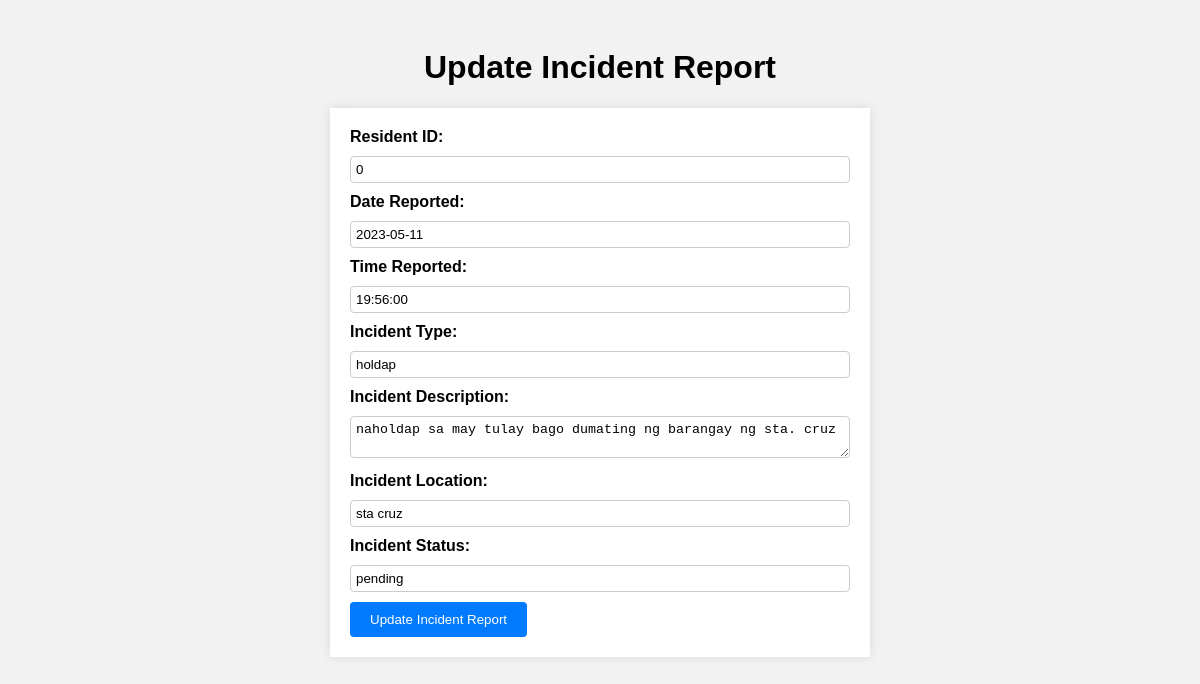
The page /Admin/functions/IncidentReports/update-incident.php?id=2 on the database its author committed.
### tables this page shows
CREATE TABLE `resident_incident_report` (
  `id` int(11) NOT NULL AUTO_INCREMENT,
  `resident_id` int(11) DEFAULT NULL,
  `date_reported` date DEFAULT NULL,
  `time_reported` time DEFAULT NULL,
  `incident_type` varchar(255) DEFAULT NULL,
  `incident_description` text DEFAULT NULL,
  `incident_location` varchar(255) DEFAULT NULL,
  `incident_status` varchar(255) DEFAULT NULL,
  `date_created` datetime DEFAULT NULL,
  `date_updated` datetime DEFAULT NULL,
  `active` int(1) DEFAULT 1,
  PRIMARY KEY (`id`)
);

### Admin/functions/IncidentReports/update-incident.php (the view, shortened to what this page needs)
<!DOCTYPE html>
<html>
<head>
</head>
<body>
    <h1>Update Incident Report</h1>
    <?php
    include_once '../../../db.php';
    if (isset($_GET['id'])) {
        $incident_id = $_GET['id'];
        $sql = "SELECT * FROM resident_incident_report WHERE id = '$incident_id'";
        $result = $conn->query($sql);
        if ($result->num_rows == 1) {
            $row = $result->fetch_assoc();
            $resident_id = $row['resident_id'];
            $date_reported = $row['date_reported'];
            $time_reported = $row['time_reported'];
            $incident_type = $row['incident_type'];
            $incident_description = $row['incident_description'];
            $incident_location = $row['incident_location'];
            $incident_status = $row['incident_status'];
    ?>
            <form method="POST" action="">
                <label for="resident_id">Resident ID:</label>
                <input type="text" name="resident_id" id="resident_id" value="<?php echo $resident_id; ?>" required>
                <label for="date_reported">Date Reported:</label>
                <input type="text" name="date_reported" id="date_reported" value="<?php echo $date_reported; ?>" required>
                <label for="time_reported">Time Reported:</label>
                <input type="text" name="time_reported" id="time_reported" value="<?php echo $time_reported; ?>" required>
                <label for="incident_type">Incident Type:</label>
                <input type="text" name="incident_type" id="incident_type" value="<?php echo $incident_type; ?>" required>
                <label for="incident_description">Incident Description:</label>
                <textarea name="incident_description" id="incident_description" required><?php echo $incident_description; ?></textarea>
                <label for="incident_location">Incident Location:</label>
                <input type="text" name="incident_location" id="incident_location" value="<?php echo $incident_location; ?>" required>
                <label for="incident_status">Incident Status:</label>
                <input type="text" name="incident_status" id="incident_status" value="<?php echo $incident_status; ?>" required>
                <input type="submit" value="Update Incident Report">
            </form>
    <?php
        } else {
            echo '<p>Incident report not found.</p>';
        }
    } else {
        echo '<p>Incident ID not provided.</p>';
    }
    ?>
</body>
</html>

### Admin/functions/IncidentReports/update-incident.php (style rules this page uses)
body { font-family: Arial, sans-serif; background-color: #f2f2f2; padding: 20px; }
h1 { text-align: center; }
form { max-width: 500px; margin: 0 auto; background-color: #fff; padding: 20px; box-shadow: 0 0 10px rgba(0, 0, 0, 0.1); }
label { display: block; margin-bottom: 10px; font-weight: bold; }
input[type="text"], textarea { width: 100%; padding: 5px; border: 1px solid #ccc; border-radius: 4px; box-sizing: border-box; margin-bottom: 10px; }
input[type="submit"] { background-color: #007bff; color: #fff; padding: 10px 20px; border: none; border-radius: 4px; cursor: pointer; }

### rows shown on the page
resident_incident_report: resident_id "0", date_reported "2023-05-11", time_reported "19:56:00", incident_type "holdap", incident_description "naholdap sa may tulay bago dumating ng barangay ng sta. cruz", incident_location "sta cruz", incident_status "pending"
